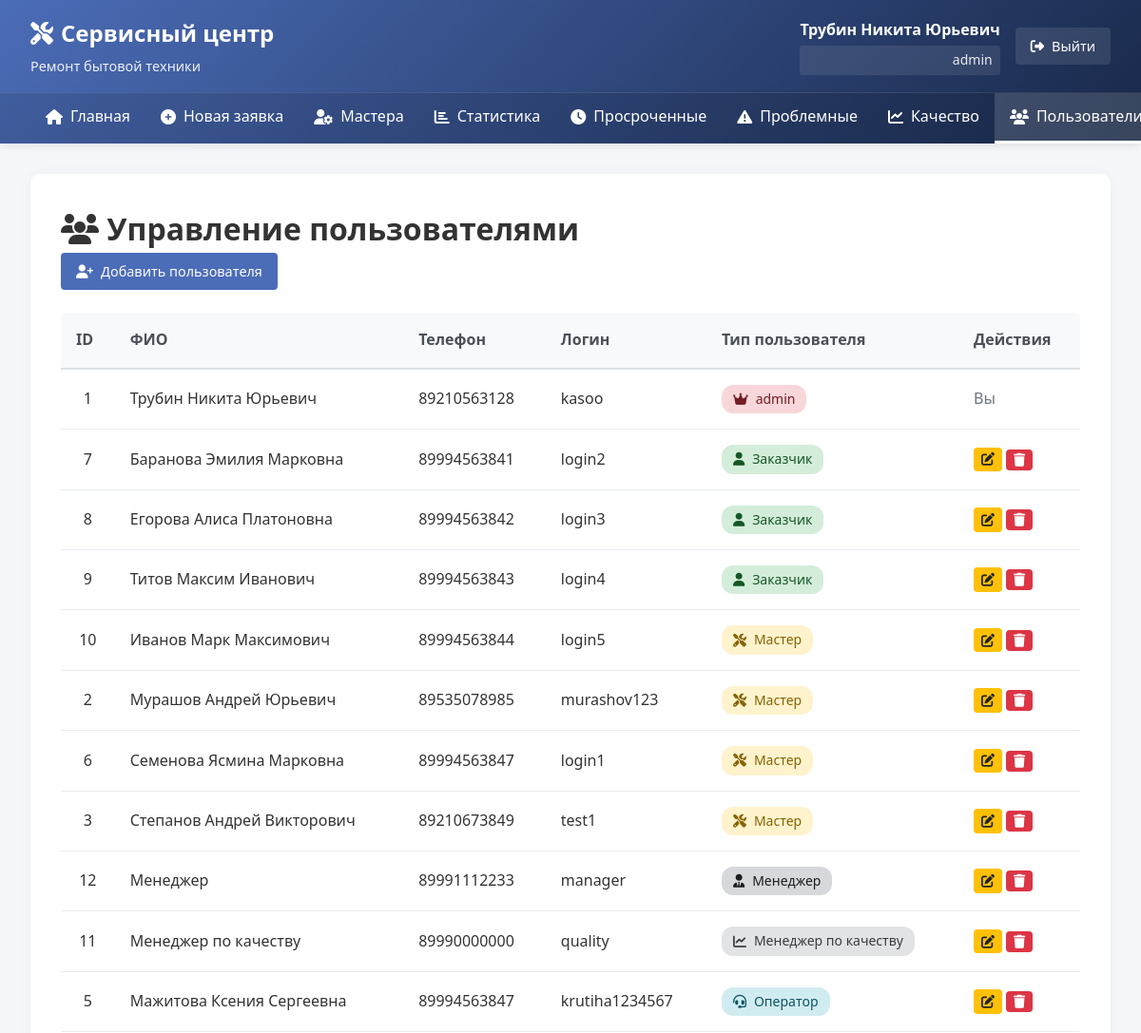
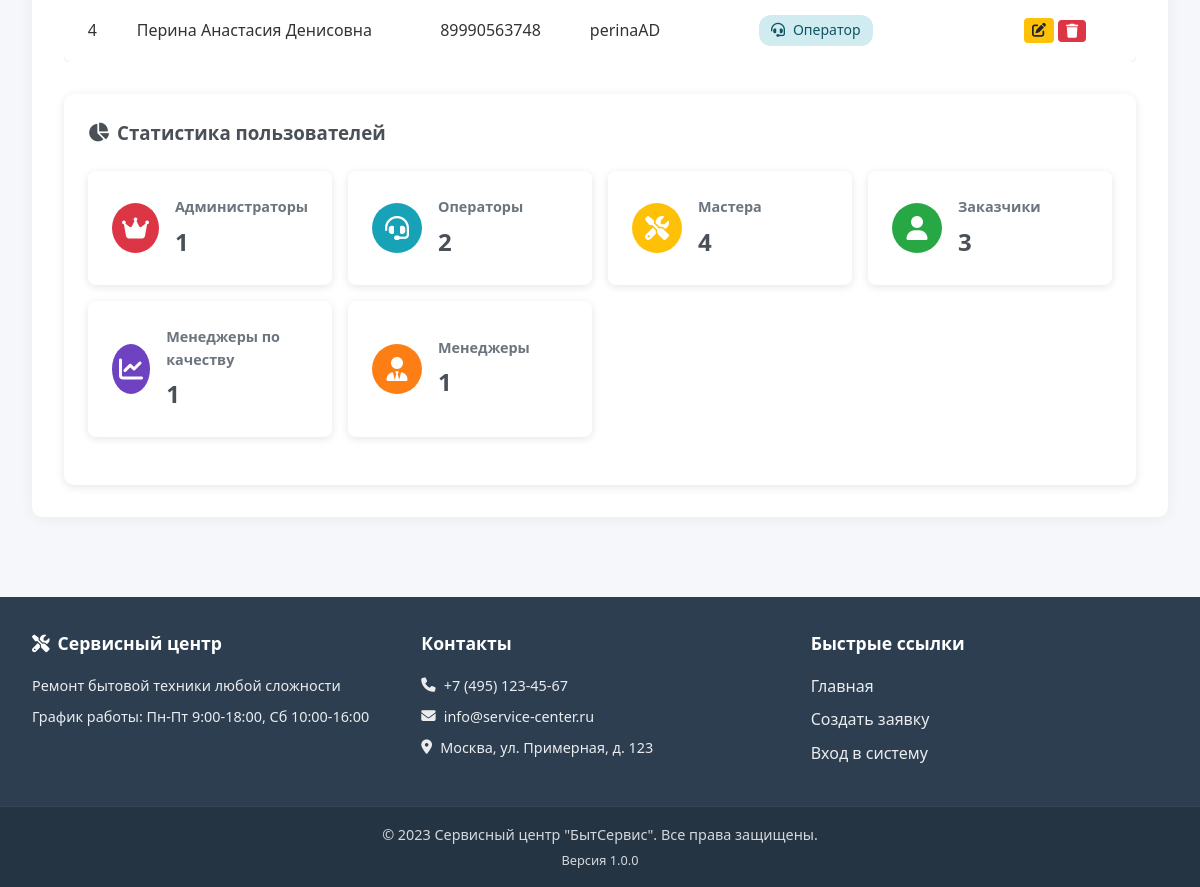
The app's page /users (signed in) with its own data (2 pictures, top to bottom).
### tables this page shows
CREATE TABLE users (
    id INTEGER PRIMARY KEY AUTOINCREMENT,
    fio TEXT NOT NULL,
    phone TEXT NOT NULL,
    login TEXT UNIQUE NOT NULL,
    password_hash TEXT NOT NULL,
    type TEXT NOT NULL CHECK(type IN ('Заказчик', 'Мастер', 'Оператор', 'Менеджер', 'admin', 'Менеджер по качеству'))
);

### app.py (the view)
@app.route('/users')
@login_required
@role_required('Оператор', 'admin', 'Менеджер')
def users():
    users_list = query_db('SELECT * FROM users ORDER BY type, fio')
    return render_template('users.html', users=users_list)

### app.py (called while the page is built)
@app.before_request
def load_logged_in_user():
    user_id = session.get('user_id')
    if user_id is None:
        g.user = None
    else:
        user = query_db('SELECT * FROM users WHERE id = ?', (user_id,), one=True)
        if user:
            g.user = dict(user)
        else:
            g.user = None
            session.clear()

def login_required(view):
    @wraps(view)
    def wrapped_view(**kwargs):
        if g.user is None:
            flash('Для доступа к этой странице требуется авторизация.', 'warning')
            return redirect(url_for('login'))
        return view(**kwargs)
    return wrapped_view

def role_required(*required_types):
    def decorator(view):
        @wraps(view)
        def wrapped_view(**kwargs):
            if g.user is None:
                return redirect(url_for('login'))
            if g.user['type'] == 'admin':
                return view(**kwargs)
            if g.user['type'] not in required_types:
                flash('Недостаточно прав для доступа к этой странице.', 'danger')
                return redirect(url_for('index'))
            return view(**kwargs)
        return wrapped_view
    return decorator

### database.py (called while the page is built)
def get_db_path():
    return os.path.join(os.path.dirname(__file__), 'service_center.db')

def get_db():
    if 'db' not in g:
        db_path = get_db_path()
        os.makedirs(os.path.dirname(db_path), exist_ok=True)
        g.db = sqlite3.connect(db_path)
        g.db.row_factory = sqlite3.Row
        g.db.execute('PRAGMA foreign_keys = ON')
    return g.db

def query_db(query, args=(), one=False):
    db = get_db()
    cur = db.execute(query, args)
    rv = cur.fetchall()
    cur.close()
    return (rv[0] if rv else None) if one else rv

### templates/users.html (shortened to what this page needs)
{% extends "layout.html" %}
{% block content %}
<div class="page-header">
    <h1><i class="fas fa-users"></i> Управление пользователями</h1>
    {% if g.user.type in ['admin', 'Менеджер'] %}
    <a href="{{ url_for('create_user') }}" class="btn btn-primary">
        <i class="fas fa-user-plus"></i> Добавить пользователя
    </a>
    {% endif %}
</div>
<div class="table-container">
    <table class="data-table">
        <thead>
            <tr>
                <th>ID</th>
                <th>ФИО</th>
                <th>Телефон</th>
                <th>Логин</th>
                <th>Тип пользователя</th>
                <th>Действия</th>
            </tr>
        </thead>
        <tbody>
            {% for user in users %}
            <tr>
                <td class="text-center">{{ user.id }}</td>
                <td>{{ user.fio }}</td>
                <td>{{ user.phone }}</td>
                <td>{{ user.login }}</td>
                <td>
                    <span class="user-type-badge type-{{ user.type|lower|replace(' ', '-') }}">
                        {% if user.type == 'admin' %}
                        <i class="fas fa-crown"></i>
                        {% elif user.type == 'Оператор' %}
                        <i class="fas fa-headset"></i>
                        {% elif user.type == 'Мастер' %}
                        <i class="fas fa-tools"></i>
                        {% elif user.type == 'Заказчик' %}
                        <i class="fas fa-user"></i>
                        {% elif user.type == 'Менеджер' %}
                        <i class="fas fa-user-tie"></i>
                        {% elif user.type == 'Менеджер по качеству' %}
                        <i class="fas fa-chart-line"></i>
                        {% endif %}
                        {{ user.type }}
                    </span>
                </td>
                <td class="actions-cell">
                    <div class="action-buttons">
                        {% if g.user.type == 'admin' and user.id != g.user.id %}
                        <a href="{{ url_for('edit_user', user_id=user.id) }}"
                           class="btn btn-sm btn-edit" title="Редактировать">
                            <i class="fas fa-edit"></i>
                        </a>
                        <form method="POST"
                              action="{{ url_for('delete_user', user_id=user.id) }}"
                              class="inline-form"
                              onsubmit="return confirm('Вы уверены, что хотите удалить пользователя {{ user.fio }}?')">
                            <button type="submit"
                                    class="btn btn-sm btn-danger"
                                    title="Удалить">
                                <i class="fas fa-trash"></i>
                            </button>
                        </form>
                        {% endif %}
                        {% if user.id == g.user.id %}
                        <span class="text-muted">Вы</span>
                        {% elif user.type == 'admin' and g.user.type != 'admin' %}
                        <span class="text-muted">Нет прав</span>
                        {% endif %}
                    </div>
                </td>
            </tr>
            {% endfor %}
        </tbody>
    </table>
</div>
<div class="user-stats">
    <h3><i class="fas fa-chart-pie"></i> Статистика пользователей</h3>
    <div class="stats-grid">
        {% set admins = users|selectattr('type', 'equalto', 'admin')|list %}
        {% set operators = users|selectattr('type', 'equalto', 'Оператор')|list %}
        {% set masters = users|selectattr('type', 'equalto', 'Мастер')|list %}
        {% set clients = users|selectattr('type', 'equalto', 'Заказчик')|list %}
        {% set quality_managers = users|selectattr('type', 'equalto', 'Менеджер по качеству')|list %}
        {% set managers = users|selectattr('type', 'equalto', 'Менеджер')|list %}
        <div class="stat-card">
            <div class="stat-icon" style="background: #dc3545;">
                <i class="fas fa-crown"></i>
            </div>
            <div class="stat-content">
                <h4>Администраторы</h4>
                <p class="stat-number">{{ admins|length }}</p>
            </div>
        </div>
        <div class="stat-card">
            <div class="stat-icon" style="background: #17a2b8;">
                <i class="fas fa-headset"></i>
            </div>
            <div class="stat-content">
                <h4>Операторы</h4>
                <p class="stat-number">{{ operators|length }}</p>
            </div>
        </div>
        <div class="stat-card">
            <div class="stat-icon" style="background: #ffc107;">
                <i class="fas fa-tools"></i>
            </div>
            <div class="stat-content">
                <h4>Мастера</h4>
                <p class="stat-number">{{ masters|length }}</p>
            </div>
        </div>
        <div class="stat-card">
            <div class="stat-icon" style="background: #28a745;">
                <i class="fas fa-user"></i>
            </div>
            <div class="stat-content">
                <h4>Заказчики</h4>
                <p class="stat-number">{{ clients|length }}</p>
            </div>
        </div>
        <div class="stat-card">
            <div class="stat-icon" style="background: #6f42c1;">
                <i class="fas fa-chart-line"></i>
            </div>
            <div class="stat-content">
                <h4>Менеджеры по качеству</h4>
                <p class="stat-number">{{ quality_managers|length }}</p>
            </div>
        </div>
        <div class="stat-card">
            <div class="stat-icon" style="background: #fd7e14;">
                <i class="fas fa-user-tie"></i>
            </div>
            <div class="stat-content">
                <h4>Менеджеры</h4>
                <p class="stat-number">{{ managers|length }}</p>
            </div>
        </div>
    </div>
</div>
{% endblock %}

### templates/layout.html (shortened to what this page needs)
<!DOCTYPE html>
<html lang="ru">
<head>
    <link rel="stylesheet" href="{{ url_for('static', filename='style.css') }}">
    <link rel="stylesheet" href="https://cdnjs.cloudflare.com/ajax/libs/font-awesome/6.4.0/css/all.min.css">
</head>
<body>
    <header>
        <div class="header-container">
            <div class="logo">
                <h1><i class="fas fa-tools"></i> Сервисный центр</h1>
                <p class="tagline">Ремонт бытовой техники</p>
            </div>
            <div class="user-info">
                {% if g.user %}
                <div class="user-details">
                    <span class="user-name">{{ g.user.fio }}</span>
                    <span class="user-role">{{ g.user.type }}</span>
                </div>
                <a href="{{ url_for('logout') }}" class="btn btn-logout" title="Выйти">
                    <i class="fas fa-sign-out-alt"></i> Выйти
                </a>
                {% endif %}
            </div>
        </div>
        <nav>
            <ul class="nav-menu">
                <li><a href="{{ url_for('index') }}" class="{% if request.endpoint == 'index' %}active{% endif %}">
                    <i class="fas fa-home"></i> Главная
                </a></li>
                {% if g.user %}
                    {% if g.user.type in ['Заказчик', 'Оператор', 'admin', 'Менеджер'] %}
                    <li><a href="{{ url_for('create_request') }}" class="{% if request.endpoint == 'create_request' %}active{% endif %}">
                        <i class="fas fa-plus-circle"></i> Новая заявка
                    </a></li>
                    {% endif %}
                    {% if g.user.type in ['Оператор', 'admin', 'Менеджер'] %}
                    <li><a href="{{ url_for('masters') }}" class="{% if request.endpoint == 'masters' %}active{% endif %}">
                        <i class="fas fa-user-cog"></i> Мастера
                    </a></li>
                    {% endif %}
                    {% if g.user.type in ['Оператор', 'admin', 'Менеджер', 'Менеджер по качеству'] %}
                    <li><a href="{{ url_for('stats') }}" class="{% if request.endpoint == 'stats' %}active{% endif %}">
                        <i class="fas fa-chart-bar"></i> Статистика
                    </a></li>
                    {% endif %}
                    {% if g.user.type in ['Менеджер по качеству', 'admin', 'Менеджер'] %}
                    <li><a href="{{ url_for('overdue_requests') }}" class="{% if request.endpoint == 'overdue_requests' %}active{% endif %}">
                        <i class="fas fa-clock"></i> Просроченные
                    </a></li>
                    <li><a href="{{ url_for('problem_requests') }}" class="{% if request.endpoint == 'problem_requests' %}active{% endif %}">
                        <i class="fas fa-exclamation-triangle"></i> Проблемные
                    </a></li>
                    <li><a href="{{ url_for('quality_stats') }}" class="{% if request.endpoint == 'quality_stats' %}active{% endif %}">
                        <i class="fas fa-chart-line"></i> Качество
                    </a></li>
                    {% endif %}
                    {% if g.user.type in ['Оператор', 'admin', 'Менеджер'] %}
                    <li><a href="{{ url_for('users') }}" class="{% if request.endpoint == 'users' %}active{% endif %}">
                        <i class="fas fa-users"></i> Пользователи
                    </a></li>
                    {% endif %}
                {% endif %}
            </ul>
        </nav>
    </header>
    <main>
        <div class="content">
            {% block content %}{% endblock %}
        </div>
    </main>
    <footer>
        <div class="footer-content">
            <div class="footer-section">
                <h3><i class="fas fa-tools"></i> Сервисный центр</h3>
                <p>Ремонт бытовой техники любой сложности</p>
                <p>График работы: Пн-Пт 9:00-18:00, Сб 10:00-16:00</p>
            </div>
            <div class="footer-section">
                <h3>Контакты</h3>
                <p><i class="fas fa-phone"></i> +7 (495) 123-45-67</p>
                <p><i class="fas fa-envelope"></i> info@service-center.ru</p>
                <p><i class="fas fa-map-marker-alt"></i> Москва, ул. Примерная, д. 123</p>
            </div>
            <div class="footer-section">
                <h3>Быстрые ссылки</h3>
                <ul>
                    <li><a href="{{ url_for('index') }}">Главная</a></li>
                    {% if g.user %}
                    <li><a href="{{ url_for('create_request') }}">Создать заявку</a></li>
                    {% endif %}
                    <li><a href="{{ url_for('login') }}">Вход в систему</a></li>
                </ul>
            </div>
        </div>
        <div class="footer-bottom">
            <p>&copy; 2023 Сервисный центр "БытСервис". Все права защищены.</p>
            <p class="version">Версия 1.0.0</p>
        </div>
    </footer>
</body>
</html>

### templates/users.html (style rules this page uses)
.user-type-badge { display: inline-flex; align-items: center; gap: 0.5rem; padding: 0.25rem 0.75rem; border-radius: 12px; font-size: 0.875rem; font-weight: 500; }
.type-admin { background: #f8d7da; color: #721c24; }
.type-оператор { background: #d1ecf1; color: #0c5460; }
.type-мастер { background: #fff3cd; color: #856404; }
.type-заказчик { background: #d4edda; color: #155724; }
.type-менеджер-по-качеству { background: #e2e3e5; color: #383d41; }
.type-менеджер { background: #d6d8db; color: #1b1e21; }
.user-stats { margin-top: 2rem; padding: 1.5rem; background: white; border-radius: 10px; box-shadow: 0 2px 10px rgba(0,0,0,0.1); }
.user-stats h3 { margin-bottom: 1.5rem; color: #495057; display: flex; align-items: center; gap: 0.5rem; }

### records on screen
users: user.fio "Трубин Никита Юрьевич", user.type "admin", id "1", fio "Трубин Никита Юрьевич", phone "89210563128", login "kasoo", type "admin", shows "Вы"
users: id "7", fio "Баранова Эмилия Марковна", phone "89994563841", login "login2", type "Заказчик"
users: id "8", fio "Егорова Алиса Платоновна", phone "89994563842", login "login3", type "Заказчик"
users: id "9", fio "Титов Максим Иванович", phone "89994563843", login "login4", type "Заказчик"
users: id "10", fio "Иванов Марк Максимович", phone "89994563844", login "login5", type "Мастер"
users: id "2", fio "Мурашов Андрей Юрьевич", phone "89535078985", login "murashov123", type "Мастер"
users: id "6", fio "Семенова Ясмина Марковна", phone "89994563847", login "login1", type "Мастер"
users: id "3", fio "Степанов Андрей Викторович", phone "89210673849", login "test1", type "Мастер"
users: id "12", fio "Менеджер", phone "89991112233", login "manager", type "Менеджер"
users: id "11", fio "Менеджер по качеству", phone "89990000000", login "quality", type "Менеджер по качеству"
users: id "5", fio "Мажитова Ксения Сергеевна", phone "89994563847", login "krutiha1234567", type "Оператор"
users: id "4", fio "Перина Анастасия Денисовна", phone "89990563748", login "perinaAD", type "Оператор"

### other values on screen
{{ admins|length }} "1"
{{ operators|length }} "2"
{{ masters|length }} "4"
{{ clients|length }} "3"
{{ quality_managers|length }} "1"
{{ managers|length }} "1"
